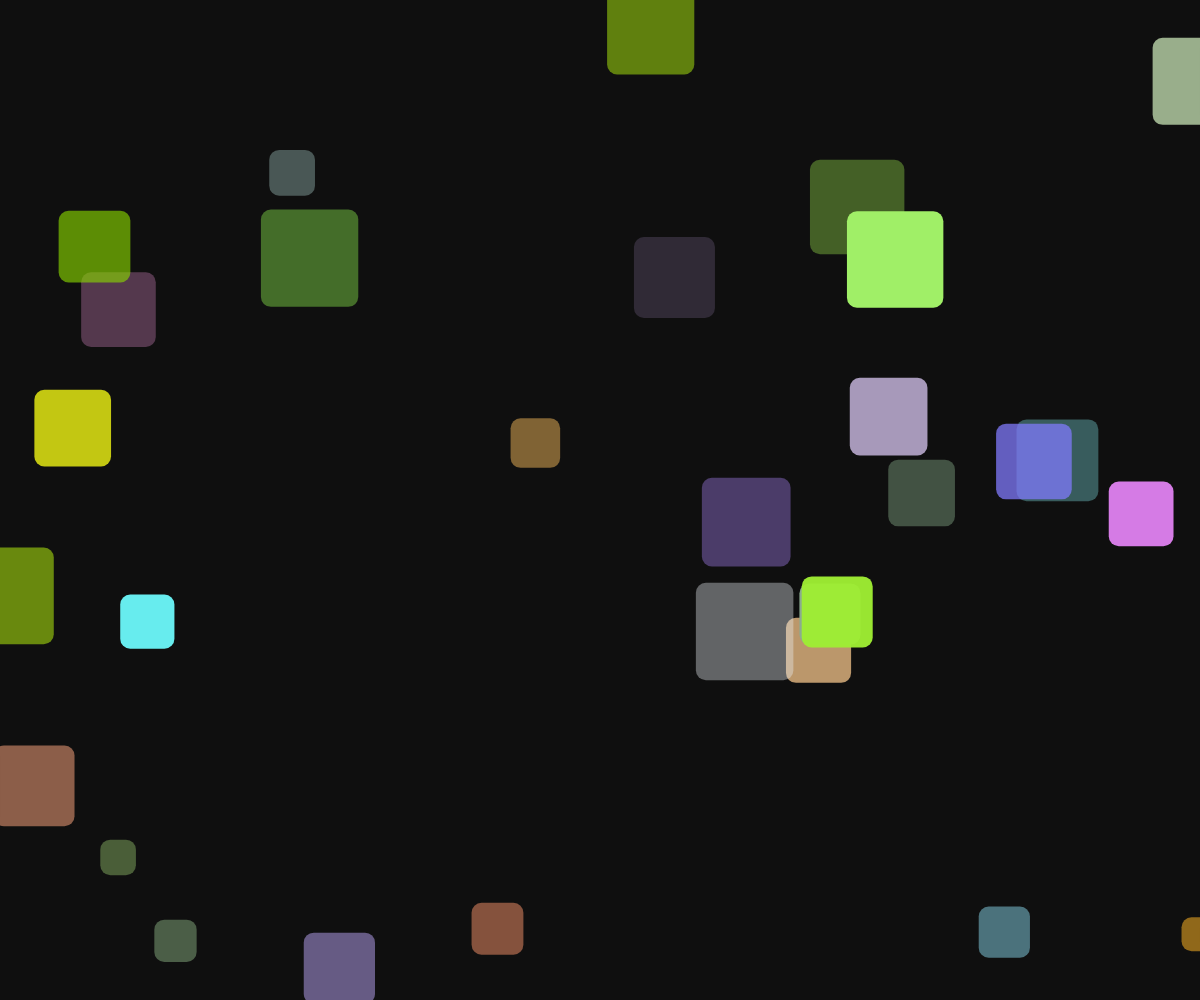
Frame 1 (no input)
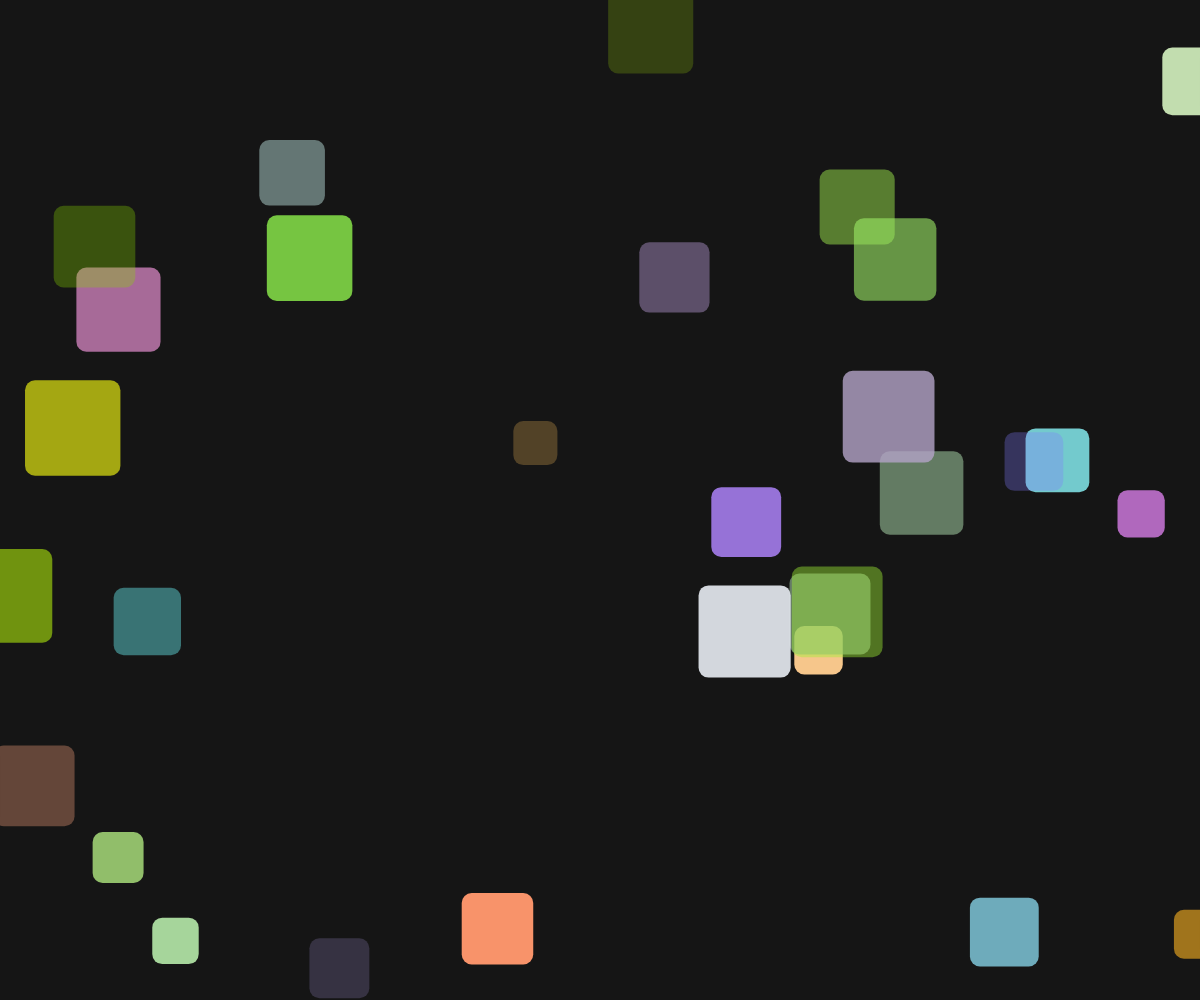
Frame 60 (no input)
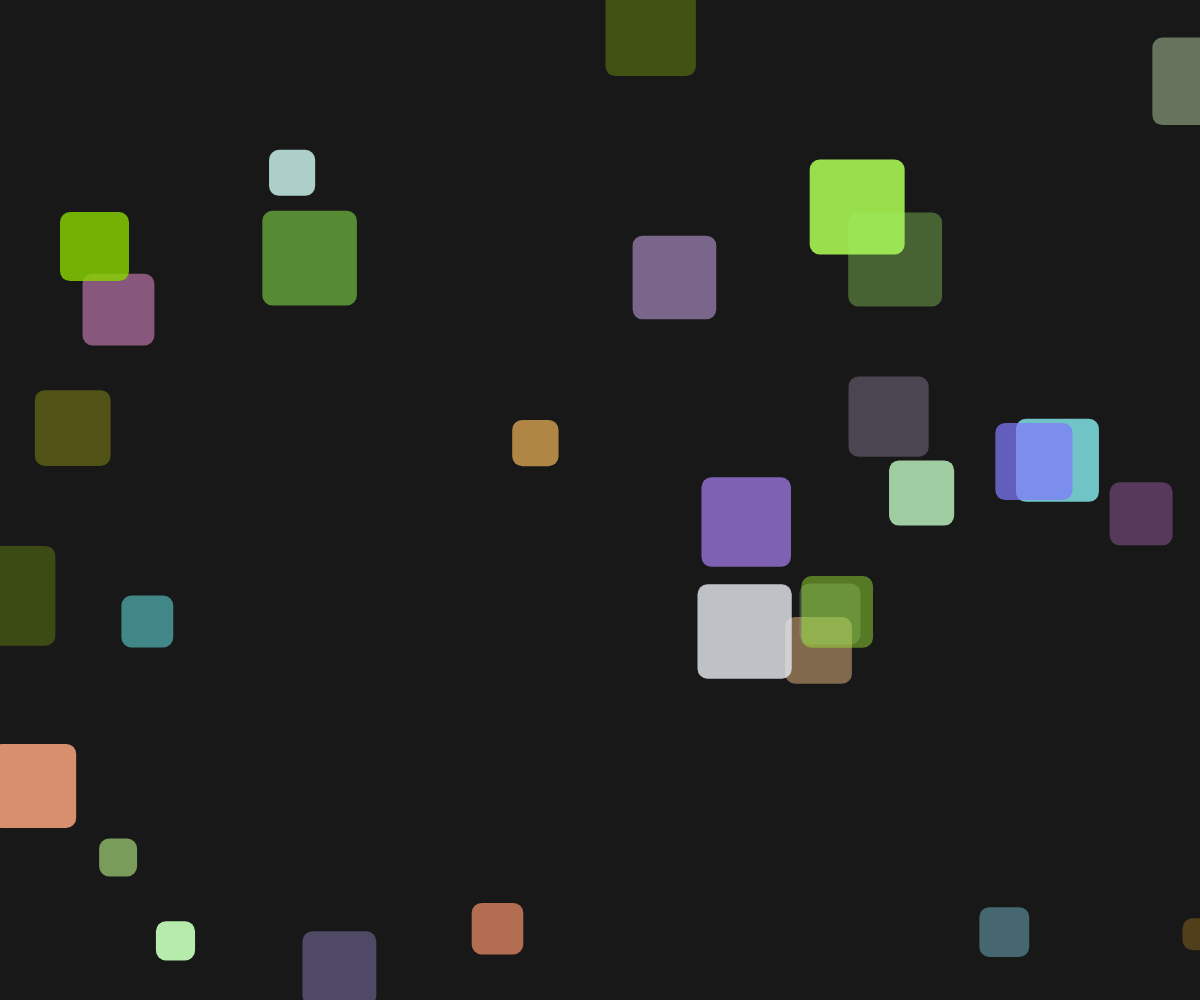
Frame 120 (the mouse pressed at the canvas centre since frame 60)

The p5.js sketch that drew these frames (run headless with seeded random() and noise() and a simulated clock; from frame 60 on, the mouse is pressed at the canvas centre):

// p5.js sketch
// ── sketch.js
let squares = [];

function setup() {
  createCanvas(windowWidth, windowHeight);
  rectMode(CENTER);
  noStroke();

  for (let i = 0; i < 30; i++) {
    squares.push({
      x: random(width),
      y: random(height),
      size: random(40, 100),
      baseColor: color(random(100, 255), random(100, 255), random(255))
    });
  }
}

function draw() {
  
  let bg = map(sin(frameCount * 0.01), -1, 1, 5, 25);
  background(bg);

  for (let s of squares) {
    let alpha = map(sin(frameCount * 0.03 + s.x * 0.1), -1, 1, 80, 255);
    let sizePulse = map(sin(frameCount * 0.05 + s.y * 0.1), -1, 1, -10, 10);
    fill(red(s.baseColor), green(s.baseColor), blue(s.baseColor), alpha);
    rect(s.x, s.y, s.size + sizePulse, s.size + sizePulse, 10);
  }
}

function windowResized() {
  resizeCanvas(windowWidth, windowHeight);
}
